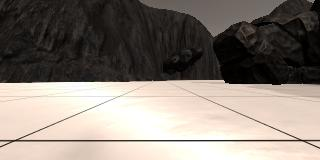
#> input picture NDRobot-Rover-project/calibration_images/example_grid1.jpg, 320 x 160 px
$ jupyter execute --allow-errors Rover_Project_Test_Notebook.ipynb   (shell and % lines are left out)   (older library calls are emulated)
#> lines starting #> are read from the running program, lines starting #| are printed output that depends on the picture; after the words box and inside, x2 and y2 are one past the last pixel; in counts of white or black regions, pixels touching at a corner belong together
## Rover Project Test Notebook
This notebook contains the functions from the lesson and provides the scaffolding you need to test out your mapping methods.  The steps you need to complete in this notebook for the project are the following:

* First just run each of the cells in the notebook, examine the code and the results of each.
* Run the simulator in "Training Mode" and record some data. Note: the simulator may crash if you try to record a large (longer than a few minutes) dataset, but you don't need a ton of data, just some example images to work with.
* Change the data directory path (2 cells below) to be the directory where you saved data
* Test out the functions provided on your data
* Write new functions (or modify existing ones) to report and map out detections of obstacles and rock samples (yellow rocks)
* Populate the `process_image()` function with the appropriate steps/functions to go from a raw image to a worldmap.
* Run the cell that calls `process_image()` using `moviepy` functions to create video output
* Once you have mapping working, move on to modifying `perception.py` and `decision.py` to allow your rover to navigate and map in autonomous mode!

**Note: If, at any point, you encounter frozen display windows or other confounding issues, you can always start again with a clean slate by going to the "Kernel" menu above and selecting "Restart & Clear Output".**

**Run the next cell to get code highlighting in the markdown cells.**

[cell 1]
#%matplotlib qt # Choose %matplotlib qt to plot to an interactive window (note it may show up behind your browser)
# Make some of the relevant imports
import cv2 # OpenCV for perspective transform
import numpy as np
import matplotlib.image as mpimg
import matplotlib.pyplot as plt
import scipy.misc # For saving images as needed
import glob  # For reading in a list of images from a folder
import imageio
# imageio.plugins.ffmpeg.download()

## Quick Look at the Data
There's some example data provided in the `test_dataset` folder.  This basic dataset is enough to get you up and running but if you want to hone your methods more carefully you should record some data of your own to sample various scenarios in the simulator.

Next, read in and display a random image from the `test_dataset` folder

[cell 2]
path = '../test_dataset/IMG/*'
img_list = glob.glob(path)
# Grab a random image and display it
#> (the rest of this cell did not finish here and is left out)

## Calibration Data
Read in and display example grid and rock sample calibration images.  You'll use the grid for perspective transform and the rock image for creating a new color selection that identifies these samples of interest.

[cell 3]
# In the simulator you can toggle on a grid on the ground for calibration
# You can also toggle on the rock samples with the 0 (zero) key.
# Here's an example of the grid and one of the rocks
example_grid = '../calibration_images/example_grid1.jpg'
example_rock = '../calibration_images/example_rock1.jpg'
grid_img = mpimg.imread(example_grid)
#> grid_img is the input picture: shape (160, 320, 3); mean R, G, B 135.1, 126.3, 118.3
rock_img = mpimg.imread(example_rock)
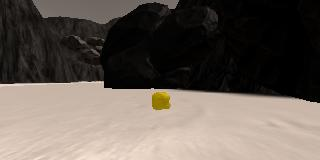
#> input picture NDRobot-Rover-project/calibration_images/example_rock1.jpg, 320 x 160 px
#> rock_img is the input picture: shape (160, 320, 3); mean R, G, B 102.3, 93, 85.2

fig = plt.figure(figsize=(12,3))
plt.subplot(121)
plt.imshow(grid_img)
plt.subplot(122)
plt.imshow(rock_img)
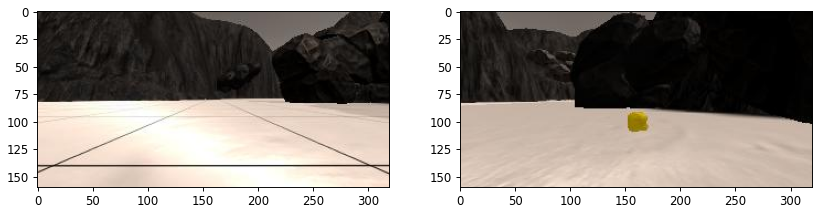
#> figure drawn by matplotlib, 2 panels

## Perspective Transform

Define the perspective transform function from the lesson and test it on an image.

[cell 4]
# Define a function to perform a perspective transform
# I've used the example grid image above to choose source points for the
# grid cell in front of the rover (each grid cell is 1 square meter in the sim)
# Define a function to perform a perspective transform
# [6 lines left out: function perspect_transform, not called in this run]


# Define calibration box in source (actual) and destination (desired) coordinates
# These source and destination points are defined to warp the image
# to a grid where each 10x10 pixel square represents 1 square meter
# The destination box will be 2*dst_size on each side
dst_size = 5
# Set a bottom offset to account for the fact that the bottom of the image
# is not the position of the rover but a bit in front of it
# this is just a rough guess, feel free to change it!
bottom_offset = 6
source = np.float32([[14, 140], [301 ,140],[200, 96], [118, 96]])
#> (the rest of this cell did not finish here and is left out)

## Color Thresholding
Define the color thresholding function from the lesson and apply it to the warped image

**TODO:** Ultimately, you want your map to not just include navigable terrain but also obstacles and the positions of the rock samples you're searching for.  Modify this function or write a new function that returns the pixel locations of obstacles (areas below the threshold) and rock samples (yellow rocks in calibration images), such that you can map these areas into world coordinates as well.
**Hints and Suggestion:**
* For obstacles you can just invert your color selection that you used to detect ground pixels, i.e., if you've decided that everything above the threshold is navigable terrain, then everthing below the threshold must be an obstacle!

* For rocks, think about imposing a lower and upper boundary in your color selection to be more specific about choosing colors.  You can investigate the colors of the rocks (the RGB pixel values) in an interactive matplotlib window to get a feel for the appropriate threshold range (keep in mind you may want different ranges for each of R, G and B!).  Feel free to get creative and even bring in functions from other libraries.  Here's an example of [color selection](http://opencv-python-tutroals.readthedocs.io/en/latest/py_tutorials/py_imgproc/py_colorspaces/py_colorspaces.html) using OpenCV.

* **Beware However:** if you start manipulating images with OpenCV, keep in mind that it defaults to `BGR` instead of `RGB` color space when reading/writing images, so things can get confusing.

[cell 5]
hsv = cv2.cvtColor(rock_img, cv2.COLOR_RGB2LUV)
#> hsv: shape (160, 320, 3); mean of channels 0, 1, 2 96.6, 100.6, 142.8
h = hsv[:,:,0]
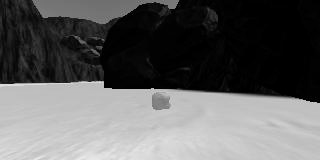
#> h: shape (160, 320); min 0, max 234, mean 96.6
s = hsv[:,:,1]
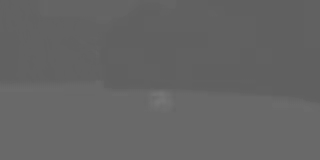
#> s: shape (160, 320); min 95, max 118, mean 100.6
v = hsv[:,:,2]
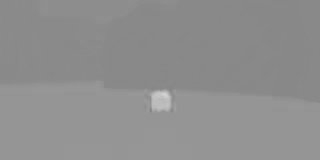
#> v: shape (160, 320); min 130, max 210, mean 142.8
v[v < 170] = 0
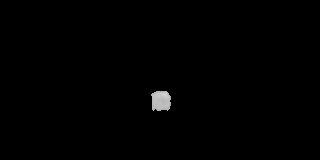
#> v: shape (160, 320); min 0, max 210, mean 1.3
plt.figure(figsize=(20,15))
plt.subplot(221)
plt.imshow(h, cmap='gray')
plt.subplot(222)
plt.imshow(s, cmap='gray')
plt.subplot(223)
plt.imshow(v, cmap='gray')
plt.subplot(224)
plt.imshow(rock_img, cmap='gray')

[cell 6]
# Identify pixels above the threshold
# Threshold of RGB > 160 does a nice job of identifying ground pixels only
def color_thresh(img, rgb_thresh=(160, 160, 160), below_thres=(130, 130, 130)):
    # Create an array of zeros same xy size as img, but single channel
#> called with rgb_thresh = (160, 160, 160), below_thres = (130, 130, 130)
    color_select = np.zeros_like(img[:,:,0])
    # Require that each pixel be above all three threshold values in RGB
    # above_thresh will now contain a boolean array with "True"
    # where threshold was met
    above_thresh = (img[:,:,0] > rgb_thresh[0]) \
                & (img[:,:,1] > rgb_thresh[1]) \
                & (img[:,:,2] > rgb_thresh[2])
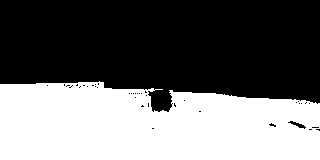
#> above_thresh: shape (160, 320) bool; 42.3% white; 1 white region, box (x1, y1, x2, y2) and area: (0, 81, 320, 160) 21644
    # Index the array of zeros with the boolean array and set to 1
    color_select[above_thresh] = 1
    # Return the binary image
    below_thres = (img[:,:,0] < below_thres[0]) \
                & (img[:,:,1] < below_thres[1]) \
                & (img[:,:,2] < below_thres[2])
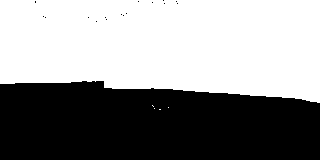
#> below_thres: shape (160, 320) bool; 56.1% white; 17 black regions (16 under 20 px), largest, box (x1, y1, x2, y2) and area: (0, 81, 320, 160) 22459

    #obstacles image
    obstacle = np.zeros_like(img[:,:,0])

    obstacle[below_thres] = 1

    # rock detection
    rock_v = np.ones_like(img[:,:,0])
    rock = cv2.cvtColor(img, cv2.COLOR_RGB2LUV)
    rock = rock[:, :, 2]
    rock_v[rock < 180] = 0


    return color_select, obstacle, rock_v

threshed, obstacle, rock = color_thresh(rock_img)
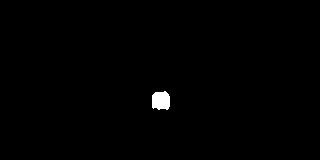
#> rock: shape (160, 320); values 0 (black) and 1 (white), 0.57% white; 1 white region, box (x1, y1, x2, y2) and area: (152, 91, 170, 110) 293

fig = plt.figure(figsize=(12,9))
plt.subplot(221)
plt.imshow(threshed, cmap='gray')
plt.title('')
plt.subplot(222)
plt.imshow(obstacle, cmap='gray')
plt.subplot(223)
plt.imshow(rock, cmap='gray')
scipy.misc.imsave('../output/warped_threshed.jpg', threshed*255)
